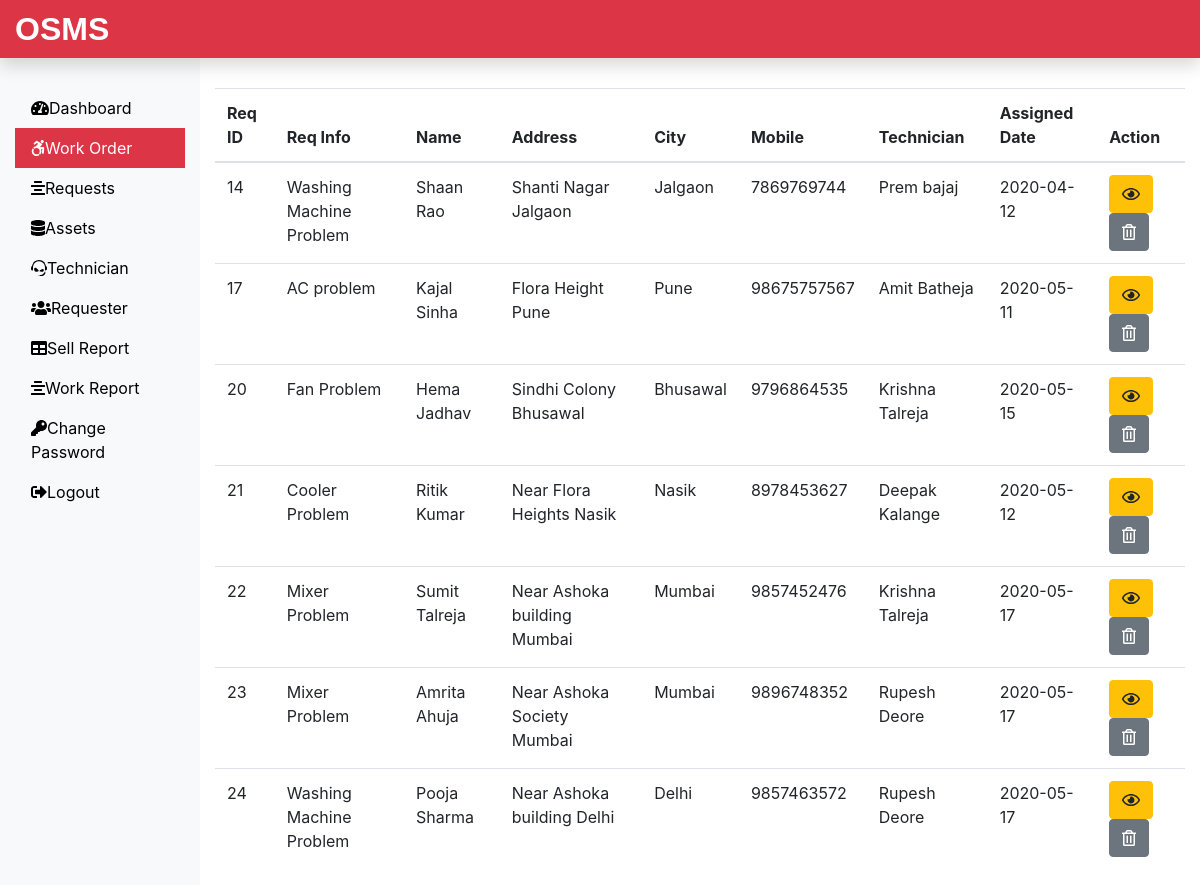
Screenshot of /OSMS/Admin/Work.php (signed in) with the database file from the repository.
### tables this page shows
CREATE TABLE `assignwork_tb` (
  `rno` int(11) NOT NULL,
  `request_id` int(11) NOT NULL,
  `request_info` text NOT NULL,
  `request_desc` text NOT NULL,
  `requester_name` varchar(60) NOT NULL,
  `requester_add1` text NOT NULL,
  `requester_add2` text NOT NULL,
  `requester_city` varchar(60) NOT NULL,
  `requester_state` varchar(60) NOT NULL,
  `requester_zip` int(11) NOT NULL,
  `requester_email` varchar(60) NOT NULL,
  `requester_mobile` bigint(20) NOT NULL,
  `assign_tech` varchar(60) NOT NULL,
  `assign_date` date NOT NULL
);

### OSMS/Admin/Work.php (the view, shortened to what this page needs)
<?php
include('includes/header.php');
include('../dbConnection.php');
?>
<div class="col-sm-9 col-md-10 mt-5">
    <?php
    $sql ="SELECT *from assignwork_tb";
    $result=$conn->query($sql);
    if($result->num_rows >0)
    {
        echo '<table class="table">';
            echo '<thead>';
                echo '<tr>';
                    echo '<th scope="col">Req ID</th>';
                    echo '<th scope="col">Req Info</th>';
                    echo '<th scope="col">Name</th>';
                    echo '<th scope="col">Address</th>';
                    echo '<th scope="col">City</th>';
                    echo '<th scope="col">Mobile</th>';
                    echo '<th scope="col">Technician</th>';
                    echo '<th scope="col">Assigned Date</th>';
                    echo '<th scope="col">Action</th>';
                echo '</tr>';
            echo '</thead>';
         echo '<tbody>';
         while($row =$result->fetch_assoc())
         {
            echo '<tr>';
            echo '<td>'.$row['request_id'].'</td>';
            echo '<td>'.$row['request_info'].'</td>';
            echo '<td>'.$row['requester_name'].'</td>';
            echo '<td>'.$row['requester_add2'].'</td>';
            echo '<td>'.$row['requester_city'].'</td>';
            echo '<td>'.$row['requester_mobile'].'</td>';
            echo '<td>'.$row['assign_tech'].'</td>';
            echo '<td>'.$row['assign_date'].'</td>';
            echo '<td>';
                echo '<form action="viewassignwork.php" method="POST" class="d-inline mr-2">';
                echo '<input type="hidden" name="id" value='.$row['request_id'].'><button class="btn btn-warning" name="view" value="view" type="submit"><i class="far fa-eye"></i></button>';
                echo '</form>';
                echo '<form action="" method="POST" class="d-inline">';
                echo '<input type="hidden" name="id" value='.$row['request_id'].'><button class="btn btn-secondary" name="delete" value="Delete" type="submit"><i class="far fa-trash-alt"></i></button>';
                echo '</form>';
            echo '</td>';
        echo '</tr>';
         }
         echo '</tbody>';
         echo '</table>';
    } else{
        echo '0 Result';
    }
    ?>
</div>
<?php
include('includes/Footer.php')
?>

### rows the page displays
assignwork_tb: request "14", request_info "Washing Machine Problem", requester_name "Shaan Rao", requester_add2 "Shanti Nagar Jalgaon", requester_city "Jalgaon", requester_mobile "7869769744", assign_tech "Prem bajaj", assign_date "2020-04-12"
assignwork_tb: request "17", request_info "AC problem", requester_name "Kajal Sinha", requester_add2 "Flora Height Pune", requester_city "Pune", requester_mobile "98675757567", assign_tech "Amit Batheja", assign_date "2020-05-11"
assignwork_tb: request "20", request_info "Fan Problem", requester_name "Hema Jadhav", requester_add2 "Sindhi Colony Bhusawal", requester_city "Bhusawal", requester_mobile "9796864535", assign_tech "Krishna Talreja", assign_date "2020-05-15"
assignwork_tb: request "21", request_info "Cooler Problem", requester_name "Ritik Kumar", requester_add2 "Near Flora Heights Nasik", requester_city "Nasik", requester_mobile "8978453627", assign_tech "Deepak Kalange", assign_date "2020-05-12"
assignwork_tb: request "22", request_info "Mixer Problem", requester_name "Sumit Talreja", requester_add2 "Near Ashoka building Mumbai", requester_city "Mumbai", requester_mobile "9857452476", assign_tech "Krishna Talreja", assign_date "2020-05-17"
assignwork_tb: request "23", request_info "Mixer Problem", requester_name "Amrita Ahuja", requester_add2 "Near Ashoka Society Mumbai", requester_city "Mumbai", requester_mobile "9896748352", assign_tech "Rupesh Deore", assign_date "2020-05-17"
assignwork_tb: request "24", request_info "Washing Machine Problem", requester_name "Pooja Sharma", requester_add2 "Near Ashoka building Delhi", requester_city "Delhi", requester_mobile "9857463572", assign_tech "Rupesh Deore", assign_date "2020-05-17"
